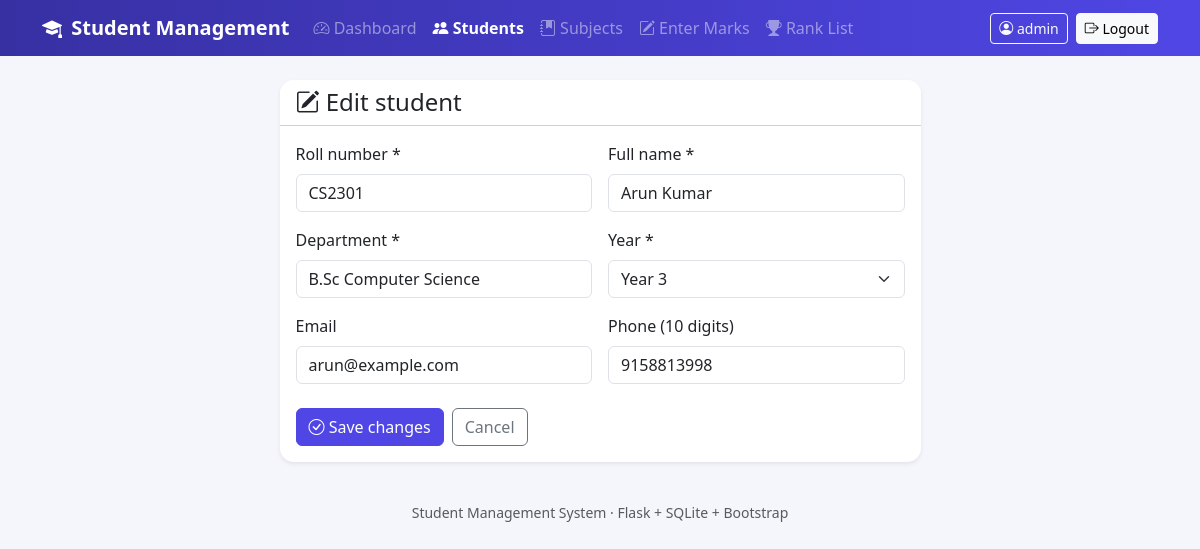
The page /students/1/edit (signed in) on the database its author committed.
### tables this page shows
CREATE TABLE students (
    id         INTEGER PRIMARY KEY AUTOINCREMENT,
    roll_no    TEXT    NOT NULL UNIQUE,
    name       TEXT    NOT NULL,
    department TEXT    NOT NULL,
    year       INTEGER NOT NULL CHECK (year BETWEEN 1 AND 5),
    email      TEXT,
    phone      TEXT,
    created_at TEXT    NOT NULL DEFAULT CURRENT_TIMESTAMP
);

### app.py (the view, shortened to what this page needs)
@app.route("/students/<int:student_id>/edit", methods=["GET", "POST"])
@login_required
def edit_student(student_id):
    db = get_db()
    student = db.execute("SELECT * FROM students WHERE id = ?",
                         (student_id,)).fetchone()
    if student is None:
        abort(404)
    data, errors = dict(student), []
    return render_template("student_form.html", student=data, errors=errors,
                           editing=True, student_id=student_id,
                           departments=department_choices(db))

### app.py (called while the page is built)
def get_db():
    if "db" not in g:
        g.db = sqlite3.connect(DATABASE)
        g.db.row_factory = sqlite3.Row
        g.db.execute("PRAGMA foreign_keys = ON")
    return g.db

def login_required(view):
    @wraps(view)
    def wrapped(*args, **kwargs):
        if "user_id" not in session:
            return redirect(url_for("login"))
        return view(*args, **kwargs)
    return wrapped

def csrf_token():
    if "_csrf" not in session:
        session["_csrf"] = secrets.token_hex(16)
    return session["_csrf"]

@app.before_request
def csrf_protect():
    if request.method == "POST":
        token = session.get("_csrf")
        if not token or not secrets.compare_digest(
                token, request.form.get("_csrf", "")):
            abort(400, "Your session expired. Please go back and try again.")

def department_choices(db):
    return [r[0] for r in db.execute(
        "SELECT DISTINCT department FROM students ORDER BY department")]

### templates/student_form.html (shortened to what this page needs)
{% extends "base.html" %}
{% block content %}
<div class="row justify-content-center">
  <div class="col-lg-7">
    <div class="card shadow-sm">
      <div class="card-header bg-white">
        <h4 class="mb-0">
          <i class="bi bi-{{ 'pencil-square' if editing else 'person-plus-fill' }}"></i>
          {{ 'Edit student' if editing else 'Add new student' }}
        </h4>
      </div>
      <div class="card-body">
        <form method="post" novalidate>
          <div class="row g-3">
            <div class="col-md-6">
              <label class="form-label">Roll number *</label>
              <input type="text" name="roll_no" class="form-control" value="{{ student.roll_no or '' }}" required>
            </div>
            <div class="col-md-6">
              <label class="form-label">Full name *</label>
              <input type="text" name="name" class="form-control" value="{{ student.name or '' }}" required>
            </div>
            <div class="col-md-6">
              <label class="form-label">Department *</label>
              <input type="text" name="department" class="form-control" list="dept-list" value="{{ student.department or '' }}" required>
            </div>
            <div class="col-md-6">
              <label class="form-label">Year *</label>
              <select name="year" class="form-select">
                {% for y in range(1, 6) %}
                  <option value="{{ y }}" {{ 'selected' if student.year|string == y|string }}>Year {{ y }}</option>
                {% endfor %}
              </select>
            </div>
            <div class="col-md-6">
              <label class="form-label">Email</label>
              <input type="email" name="email" class="form-control" value="{{ student.email or '' }}">
            </div>
            <div class="col-md-6">
              <label class="form-label">Phone (10 digits)</label>
              <input type="text" name="phone" class="form-control" maxlength="10" value="{{ student.phone or '' }}">
            </div>
          </div>
          <div class="d-flex gap-2 mt-4">
            <button class="btn btn-primary" type="submit"><i class="bi bi-check-circle"></i> {{ 'Save changes' if editing else 'Add student' }}</button>
            <a href="{{ url_for('student_detail', student_id=student_id) if editing else url_for('students') }}" class="btn btn-outline-secondary">Cancel</a>
          </div>
        </form>
      </div>
    </div>
  </div>
</div>
{% endblock %}

### static/style.css (style rules this page uses)
:root { --brand: #4f46e5; --brand-dark: #3730a3; }
body { background: #f4f6fb; }
.btn-primary { background: var(--brand); border-color: var(--brand); }
a { color: var(--brand); }
.card { border: 0; border-radius: 14px; }
.card-header { border-radius: 14px 14px 0 0 !important; }

### rows shown on the page
students: roll_no "CS2301", name "Arun Kumar", department "B.Sc Computer Science", email "arun@example.com", phone "9158813998"

### other values the page prints
{{ session.get('username') }} "admin"
{{ 'Edit student' if editing else 'Add new student' }} "Edit student"
{{ 'Save changes' if editing else 'Add student' }} "Save changes"
